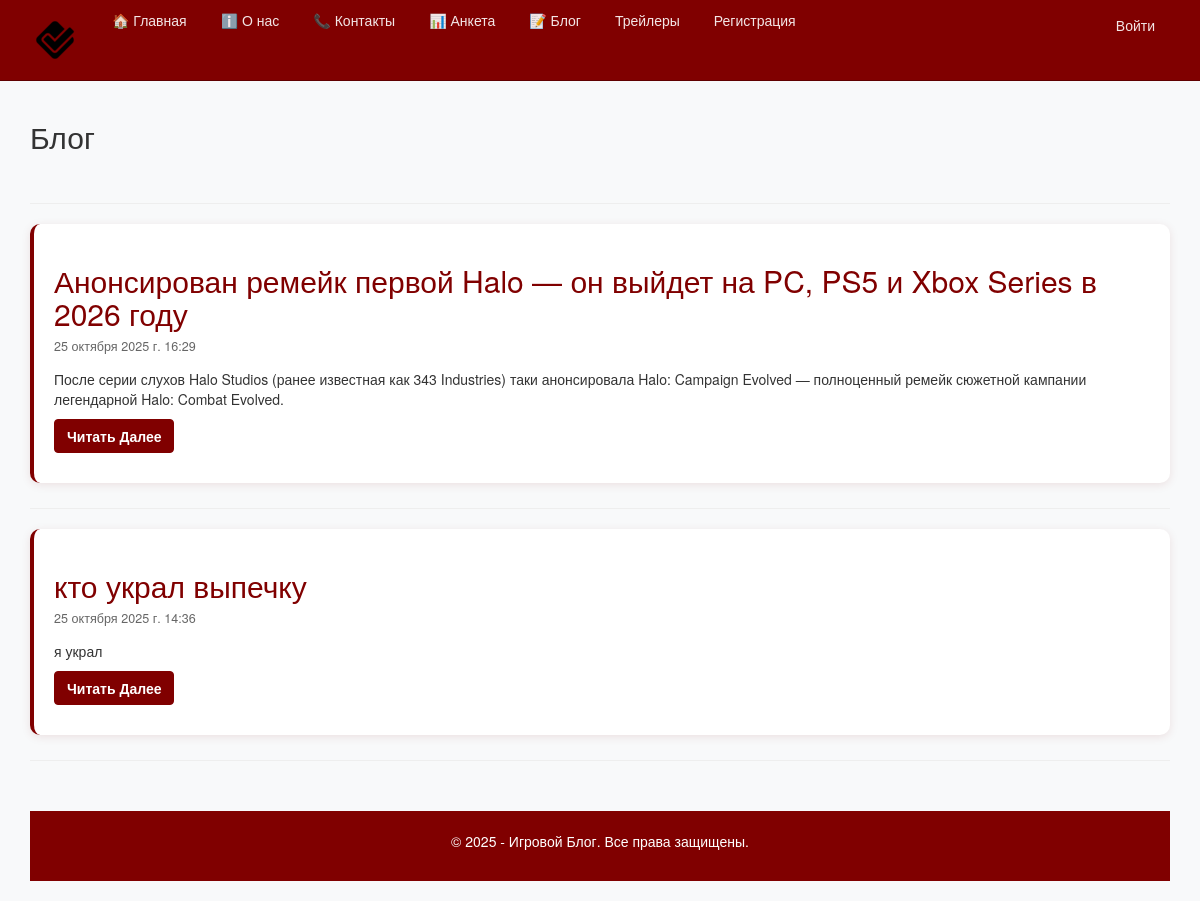
Screenshot of /blog/ with the database file from the repository.
### app/models.py (models this page shows, shortened)
class Blog(models.Model):
    title = models.CharField(max_length= 100, unique_for_date="posted", verbose_name="Заголовок")
    description = models.TextField(verbose_name="Краткое содержание")
    content = models.TextField(verbose_name="Полное содержание")
    posted = models.DateTimeField(default=datetime.now(), db_index=True, verbose_name="Опубликована")
    image = models.FileField(default='temp.jpg', verbose_name= "Путь к картинке")
    class Meta:
        db_table = "Posts" #Имя таблицы для модели
        ordering = ["-posted"]#порядок сортировки данных в модели
        verbose_name = "статья блога"
        verbose_name_plural = "статьи блога"

### app/views.py (the view)
# urls.py: path('blog/', views.blog, name='blog'),
def blog (request):
    posts = Blog.objects.all()
    assert isinstance(request, HttpRequest)
    return render(
        request,
        'app/blog.html',
        {
            'title':'Блог',
            'posts': posts,
            'year': datetime.now().year,
        }
    )

### app/templates/app/blog.html
{% extends "app/layout.html" %}
{% block content %}
<h2>{{title}}</h2>
<br>
{%for post in posts%}
<hr>
<div class="blog-post fade-in">
    <h2>{{post.title}}</h2>
    <h4>{{post.posted}} </h4>
    <p>{{post.description}}</p>
    <p> <a href="{% url 'blogpost' parametr=post.id %}" class="btn btn-primary"> Читать Далее </a> </p>
</div>
{%endfor%}
{%endblock%}

### app/static/app/content/site.css (style rules this page uses)
body { padding-top: 80px; padding-bottom: 20px; background-color: #f8f9fa; }
.btn { transition: all 0.3s ease; }
.btn-primary { background-color: maroon; border-color: maroon; color: white; font-weight: 600; }
.blog-post { background: white; border-radius: 10px; padding: 20px; margin-bottom: 25px; box-shadow: 0 2px 10px rgba(128, 0, 0, 0.1); border-left: 4px solid maroon; }
.blog-post h2 { color: maroon; margin-bottom: 10px; }
.blog-post h4 { color: #666; font-size: 0.9em; margin-bottom: 15px; }
.blog-post p { color: #333; }
.fade-in { animation: fadeIn 0.6s ease-out; }

### rows the page displays
Blog: title "Анонсирован ремейк первой Halo — он выйдет на PC, PS5 и Xbox Series в 2026 году", posted "25 октября 2025 г. 16:29", description "После серии слухов Halo Studios (ранее известная как 343 Industries) таки анонсировала Halo: Campaign Evolved — полноценный ремейк сюжетной кампании легендарной Halo: Combat Evolved."
Blog: title "кто украл выпечку", posted "25 октября 2025 г. 14:36", description "я украл"

### other values shown
{{ title }} "Блог"
